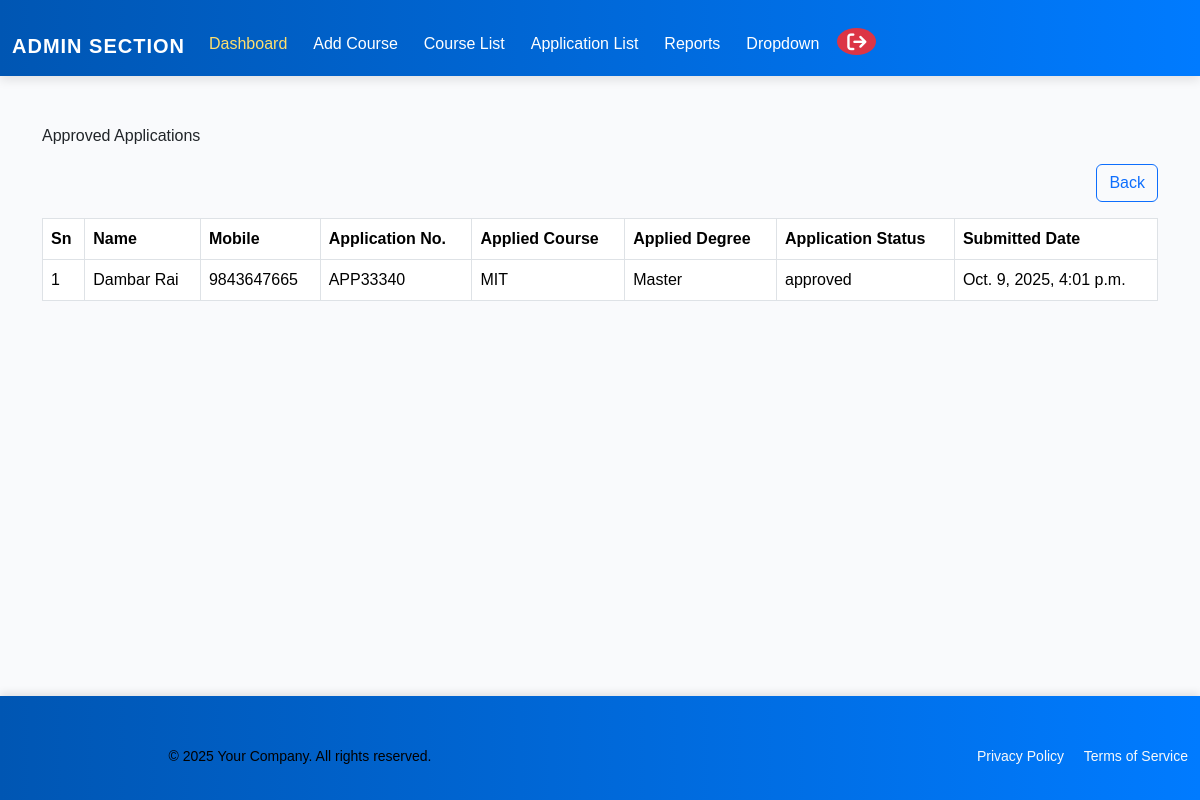
Page /total-approved/ (signed in) on the committed database.
### admissionapp/models.py (models this page shows, shortened)
class Application(models.Model):
    APP_STATUS = [
        ("pending", "Pending"),
        ("approved", "Approved"),
        ("rejected", "Rejected"),
        ("re-submit", "Re-submit"),
    ]
    user = models.ForeignKey(
        settings.AUTH_USER_MODEL,
        on_delete=models.CASCADE,
        related_name="applications",
    )
    course = models.ForeignKey(
        "CourseDetails",
        on_delete=models.PROTECT,
        related_name="applications",
    )
    application_no = models.CharField(
        max_length=15,
        unique=True,
        default=generate_application_no,
    )
    application_status = models.CharField(
        max_length=50,
        choices=APP_STATUS,
        default="pending",
    )
    submitted_at = models.DateTimeField(auto_now_add=True)
    approved_rejected_date = models.DateTimeField(null=True, blank=True)
    reason_to_reject = models.TextField(null=True, blank=True)
    is_paid = models.BooleanField(default=False)
    class Meta:
        constraints = [
            UniqueConstraint(fields=["user", "course"], name="unique_user_course"),
        ]

class CustomUser(AbstractUser):
    mobile = models.CharField(
        max_length=10,
        unique=True,
        null=True,
        blank=True,
        default=None,
        help_text="10 digit mobile number",
    )
    email = models.EmailField(unique=True)
    user_created_at = models.DateField(auto_now_add=True, blank=True, null=True)
    is_admin = models.BooleanField(default=False)
    is_user = models.BooleanField(default=True)
    @property
    def full_name(self):
        return f"{self.first_name} {self.last_name}".strip()

class CourseDetails(models.Model):
    DEGREE_CHOICES = [
        ("Master", "Master"),
        ("Bachelor", "Bachelor"),
        ("Plus2", "Plus2"),
    ]
    COURSE_DURATION = [
        ("2 Years", "2 Years"),
        ("3 Years", "3 Years"),
        ("4 Years", "4 Years"),
        ("5 Years", "5 Years"),
    ]
    degree = models.CharField(max_length=50, choices=DEGREE_CHOICES)
    course_name = models.CharField(max_length=10, unique=True,
                                   verbose_name="Course Name(short form)")
    course_full_name = models.CharField(max_length=100, unique=True, blank=True,
                                    verbose_name="Course Full Name")
    course_code = models.CharField(max_length=10, unique=True)
    course_duration = models.CharField(max_length=10, choices=COURSE_DURATION)
    total_seats = models.PositiveIntegerField(default=40)
    seats_filled = models.PositiveIntegerField(default=0)
    course_fee = models.DecimalField(max_digits=10, decimal_places=2, default=0)
    course_add_date = models.DateTimeField(auto_now_add=True, blank=True, null=True)
    course_desc = models.TextField(blank=True, help_text="Overview, curriculum etc"
                                   ,verbose_name="Course Description")
    min_requirement = models.TextField(
        blank=True,
        verbose_name="Minimum Requirement",
        help_text="Write as bullet sentences",
    )
    bg_pic = models.ImageField(
        upload_to=course_bg_upload_path,
        blank=True,
        null=True,
        help_text="Upload a background image for the course",
        verbose_name="Background Picture"
    )

### admissionapp/views.py (the view)
# urls.py: path("total-approved/", views.total_approved_report, name="total_approved"),
@login_required
@user_passes_test(_is_admin)
def total_approved_report(request):
    qs = Application.objects.filter(application_status="approved")
    return render(
        request,
        "admin/reports/total_approved_report.html",
        {"qs": qs}
    )

### admissionapp/context_processors.py (called while the page is built)
def profile_flags(request):
    if not request.user.is_authenticated:
        return {}
    personal_done = PersonalInfo.objects.filter(user=request.user).exists()
    edu_done = EducationalInfo.objects.filter(user=request.user).exists()
    return {
        "personal_done": personal_done,
        "edu_done": edu_done,
        "profile_ready": personal_done and edu_done,
    }

### admissionapp/views.py (called while the page is built)
def _is_admin(user):
    return getattr(user, "is_admin", False) or user.is_staff

### templates/admin/reports/total_approved_report.html (shortened to what this page needs)
{% extends 'admin/admin_base.html' %}
{% load static %}
{% block css %} <link rel="stylesheet" href=" "> {% endblock %}
{% block content %}
    <div class="total-approved-section container">
        <div class="total-approved-title">Approved Applications</div>
        <div class="back-btn text-end py-3"><a href="{% url 'reports' %}" class="btn btn-outline-primary">Back</a></div>
        <table class="table table-bordered align-middle">
      <thead>
        <tr>
          <th>Sn</th>
          <th>Name</th>
          <th>Mobile</th>
          <th>Application No.</th>
          <th>Applied Course</th>
          <th>Applied Degree</th>
          <th>Application Status</th>
          <th>Submitted Date</th>
        </tr>
      </thead>
      <tbody>
        {% for qs in qs %}
            <tr>
            <td>{{ forloop.counter }}</td>
            <td>{{ qs.user.full_name }}</td>
            <td>{{ qs.user.mobile }}</td>
            <td>{{ qs.application_no }}</td>
            <td>{{ qs.course.course_name }}</td>
            <td>{{ qs.course.degree }}</td>
            <td>{{ qs.application_status }}</td>
            <td>{{ qs.submitted_at }}</td>
            </tr>
        {% empty %}
            <tr><td colspan="9" class="text-center text-muted">No Applications found.</td></tr>
        {% endfor %}
      </tbody>
    </table>
    </div>
{% endblock %}

### static/css/admin/admin_base.css (style rules this page uses)
:root { --primary-color: #0056b3; --secondary-color: #f8f9fa; --accent-color: #007bff; --hover-color: #0a58ca; --text-dark: #212529; --text-light: #ffffff; --shadow-light: rgba(0, 0, 0, 0.1); --gradient-bg: linear-gradient(90deg, #0056b3, #007bff); }
body { font-family: "Poppins", sans-serif; background-color: var(--secondary-color); color: var(--text-dark); margin: 0; padding: 0; transition: background-color 0.3s ease, color 0.3s ease; }
.container, .container-fluid { margin-top: 1rem; }

### rows in the picture
Application: user.full_name "Dambar Rai", user.mobile "9843647665", application_no "APP33340", course.course_name "MIT", course.degree "Master", application_status "approved", submitted_at "Oct. 9, 2025, 4:01 p.m."
